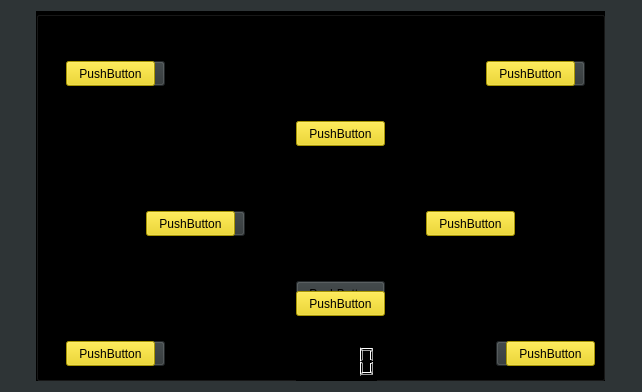
<?xml version="1.0" encoding="UTF-8"?>
<ui version="4.0">
 <class>ven_game</class>
 <widget class="QWidget" name="ven_game">
  <property name="geometry">
   <rect>
    <x>0</x>
    <y>0</y>
    <width>642</width>
    <height>392</height>
   </rect>
  </property>
  <property name="maximumSize">
   <size>
    <width>642</width>
    <height>392</height>
   </size>
  </property>
  <property name="windowTitle">
   <string>Form</string>
  </property>
  <property name="styleSheet">
   <string notr="true">background-color: rgb(46, 52, 54);</string>
  </property>
  <layout class="QGridLayout" name="gridLayout">
   <item row="0" column="0">
    <widget class="QGroupBox" name="groupBox">
     <property name="minimumSize">
      <size>
       <width>569</width>
       <height>370</height>
      </size>
     </property>
     <property name="maximumSize">
      <size>
       <width>569</width>
       <height>370</height>
      </size>
     </property>
     <property name="styleSheet">
      <string notr="true">background-color: rgb(0, 0, 0);</string>
     </property>
     <property name="title">
      <string/>
     </property>
     <widget class="QPushButton" name="pushButton_9y">
      <property name="geometry">
       <rect>
        <x>470</x>
        <y>330</y>
        <width>89</width>
        <height>25</height>
       </rect>
      </property>
      <property name="styleSheet">
       <string notr="true">background-color: rgb(237, 212, 0);</string>
      </property>
      <property name="text">
       <string>PushButton</string>
      </property>
     </widget>
     <widget class="QPushButton" name="pushButton_3g">
      <property name="geometry">
       <rect>
        <x>460</x>
        <y>50</y>
        <width>89</width>
        <height>25</height>
       </rect>
      </property>
      <property name="styleSheet">
       <string notr="true">background-color: rgb(46, 52, 54);</string>
      </property>
      <property name="text">
       <string>PushButton</string>
      </property>
     </widget>
     <widget class="QPushButton" name="pushButton_3y">
      <property name="geometry">
       <rect>
        <x>450</x>
        <y>50</y>
        <width>89</width>
        <height>25</height>
       </rect>
      </property>
      <property name="styleSheet">
       <string notr="true">background-color: rgb(237, 212, 0);</string>
      </property>
      <property name="text">
       <string>PushButton</string>
      </property>
     </widget>
     <widget class="QPushButton" name="pushButton_5y">
      <property name="geometry">
       <rect>
        <x>110</x>
        <y>200</y>
        <width>89</width>
        <height>25</height>
       </rect>
      </property>
      <property name="styleSheet">
       <string notr="true">background-color: rgb(237, 212, 0);</string>
      </property>
      <property name="text">
       <string>PushButton</string>
      </property>
     </widget>
     <widget class="QPushButton" name="pushButton_2y">
      <property name="geometry">
       <rect>
        <x>30</x>
        <y>50</y>
        <width>89</width>
        <height>25</height>
       </rect>
      </property>
      <property name="styleSheet">
       <string notr="true">background-color: rgb(237, 212, 0);</string>
      </property>
      <property name="text">
       <string>PushButton</string>
      </property>
     </widget>
     <widget class="QPushButton" name="pushButton_8g">
      <property name="geometry">
       <rect>
        <x>40</x>
        <y>330</y>
        <width>89</width>
        <height>25</height>
       </rect>
      </property>
      <property name="styleSheet">
       <string notr="true">background-color: rgb(46, 52, 54);</string>
      </property>
      <property name="text">
       <string>PushButton</string>
      </property>
     </widget>
     <widget class="QPushButton" name="pushButton_7y">
      <property name="geometry">
       <rect>
        <x>260</x>
        <y>280</y>
        <width>89</width>
        <height>25</height>
       </rect>
      </property>
      <property name="styleSheet">
       <string notr="true">background-color: rgb(237, 212, 0);</string>
      </property>
      <property name="text">
       <string>PushButton</string>
      </property>
     </widget>
     <widget class="QPushButton" name="pushButton_7g">
      <property name="geometry">
       <rect>
        <x>260</x>
        <y>270</y>
        <width>89</width>
        <height>25</height>
       </rect>
      </property>
      <property name="styleSheet">
       <string notr="true">background-color: rgb(46, 52, 54);</string>
      </property>
      <property name="text">
       <string>PushButton</string>
      </property>
     </widget>
     <widget class="QPushButton" name="pushButton_6y">
      <property name="geometry">
       <rect>
        <x>390</x>
        <y>200</y>
        <width>89</width>
        <height>25</height>
       </rect>
      </property>
      <property name="styleSheet">
       <string notr="true">background-color: rgb(237, 212, 0);</string>
      </property>
      <property name="text">
       <string>PushButton</string>
      </property>
     </widget>
     <widget class="QPushButton" name="pushButton_2g">
      <property name="geometry">
       <rect>
        <x>40</x>
        <y>50</y>
        <width>89</width>
        <height>25</height>
       </rect>
      </property>
      <property name="styleSheet">
       <string notr="true">background-color: rgb(46, 52, 54);</string>
      </property>
      <property name="text">
       <string>PushButton</string>
      </property>
     </widget>
     <widget class="QPushButton" name="pushButton_5g">
      <property name="geometry">
       <rect>
        <x>120</x>
        <y>200</y>
        <width>89</width>
        <height>25</height>
       </rect>
      </property>
      <property name="styleSheet">
       <string notr="true">background-color: rgb(46, 52, 54);</string>
      </property>
      <property name="text">
       <string>PushButton</string>
      </property>
     </widget>
     <widget class="QPushButton" name="pushButton_8y">
      <property name="geometry">
       <rect>
        <x>30</x>
        <y>330</y>
        <width>89</width>
        <height>25</height>
       </rect>
      </property>
      <property name="styleSheet">
       <string notr="true">background-color: rgb(237, 212, 0);</string>
      </property>
      <property name="text">
       <string>PushButton</string>
      </property>
     </widget>
     <widget class="QPushButton" name="pushButton_4y">
      <property name="geometry">
       <rect>
        <x>260</x>
        <y>110</y>
        <width>89</width>
        <height>25</height>
       </rect>
      </property>
      <property name="styleSheet">
       <string notr="true">background-color: rgb(237, 212, 0);</string>
      </property>
      <property name="text">
       <string>PushButton</string>
      </property>
     </widget>
     <widget class="QPushButton" name="pushButton_4g">
      <property name="geometry">
       <rect>
        <x>260</x>
        <y>110</y>
        <width>89</width>
        <height>25</height>
       </rect>
      </property>
      <property name="styleSheet">
       <string notr="true">background-color: rgb(46, 52, 54);</string>
      </property>
      <property name="text">
       <string>PushButton</string>
      </property>
     </widget>
     <widget class="QPushButton" name="pushButton_6g">
      <property name="geometry">
       <rect>
        <x>390</x>
        <y>200</y>
        <width>81</width>
        <height>25</height>
       </rect>
      </property>
      <property name="styleSheet">
       <string notr="true">background-color: rgb(46, 52, 54);</string>
      </property>
      <property name="text">
       <string>PushButton</string>
      </property>
     </widget>
     <widget class="QPushButton" name="pushButton_9g">
      <property name="geometry">
       <rect>
        <x>460</x>
        <y>330</y>
        <width>89</width>
        <height>25</height>
       </rect>
      </property>
      <property name="styleSheet">
       <string notr="true">background-color: rgb(46, 52, 54);</string>
      </property>
      <property name="text">
       <string>PushButton</string>
      </property>
     </widget>
     <widget class="QLCDNumber" name="cronos">
      <property name="geometry">
       <rect>
        <x>260</x>
        <y>330</y>
        <width>81</width>
        <height>41</height>
       </rect>
      </property>
      <property name="styleSheet">
       <string notr="true">border-color: rgb(46, 52, 54);</string>
      </property>
     </widget>
     <zorder>pushButton_9g</zorder>
     <zorder>pushButton_6g</zorder>
     <zorder>pushButton_7g</zorder>
     <zorder>pushButton_5g</zorder>
     <zorder>pushButton_2g</zorder>
     <zorder>pushButton_4g</zorder>
     <zorder>pushButton_9y</zorder>
     <zorder>pushButton_3g</zorder>
     <zorder>pushButton_3y</zorder>
     <zorder>pushButton_5y</zorder>
     <zorder>pushButton_2y</zorder>
     <zorder>pushButton_8g</zorder>
     <zorder>pushButton_7y</zorder>
     <zorder>pushButton_6y</zorder>
     <zorder>pushButton_8y</zorder>
     <zorder>pushButton_4y</zorder>
     <zorder>cronos</zorder>
    </widget>
   </item>
  </layout>
 </widget>
 <resources/>
 <connections/>
</ui>
